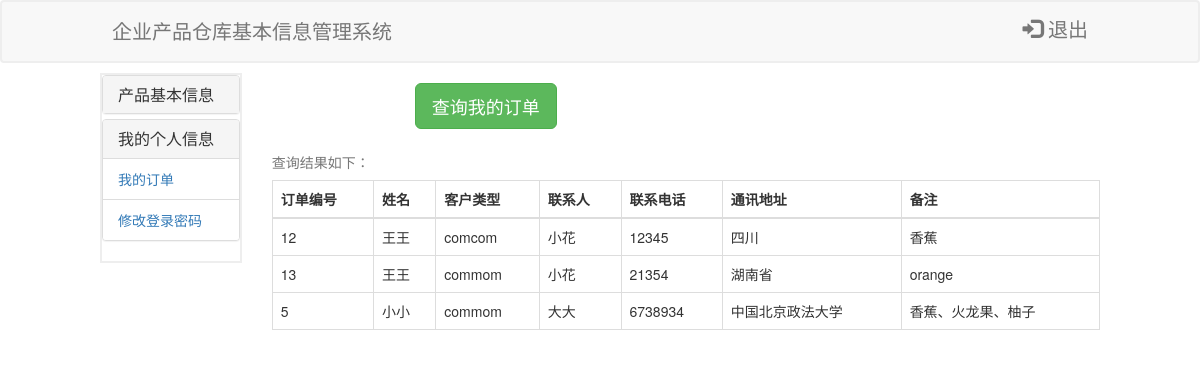
The page /work/clients/php/user_find.php (signed in) on the database its author committed.
### tables this page shows
CREATE TABLE `clients` (
  `cid` int(20) NOT NULL AUTO_INCREMENT,
  `cno` varchar(20) NOT NULL,
  `cname` varchar(20) NOT NULL,
  `type` varchar(20) NOT NULL,
  `contact` varchar(20) NOT NULL,
  `phone` varchar(20) NOT NULL,
  `address` varchar(100) NOT NULL,
  `cremarks` text NOT NULL,
  PRIMARY KEY (`cid`) USING BTREE
);

### work/clients/php/user_find.php (the view, shortened to what this page needs)
<!DOCTYPE html>
<html>
<head>
<head>
    <link href="https://cdn.bootcss.com/bootstrap/3.3.7/css/bootstrap.min.css" rel="stylesheet">
    <link href="https://cdn.bootcss.com/font-awesome/4.7.0/css/font-awesome.min.css" rel="stylesheet">
    <link rel="stylesheet" type="text/css" href="../../user/css/style.css">
</head>
<body>
    <nav class="navbar navbar-default" role="navigation">
        <div class="container-fluid">
            <div class="navbar-header">
                <a href="../../user/html/index.html"><p class="navbar-text">企业产品仓库基本信息管理系统</p></a>
            </div>
            <div>
	        	<ul class="nav navbar-nav navbar-right">
                	<li><a href="../../home/html/index.html"><span class="glyphicon glyphicon-log-in"></span> 退出</a></li>
            	</ul>
	    	</div>
        </div>
    </nav>
    <div class="row wrapper">
		<div class="my-container">
			<div class="col-md-2">
				<div class="container-left">
					<div class="panel-group" id="accordion">
					    <div class="panel panel-default">
					        <div class="panel-heading">
					            <h4 class="panel-title">
					                <a data-toggle="collapse" data-parent="#accordion"
					                href="#collapseOne">
					                产品基本信息
					                </a>
					            </h4>
					        </div>
					    </div>
					    <div class="panel panel-default">
					        <div class="panel-heading">
					            <h4 class="panel-title">
					                <a data-toggle="collapse" data-parent="#accordion"
					                href="#collapseTwo">
					                我的个人信息
					            </a>
					            </h4>
					        </div>
					        <div id="collapseTwo" class="panel-collapse collapse in">
					        	<ul class="list-group">
								    <li class="list-group-item"><a href="../html/user_find.html">我的订单</a></li>
								    <li class="list-group-item"><a href="../../user/html/alter_psw.html">修改登录密码</a></li>
								</ul>
					        </div>
					    </div>
					</div>
				</div>
			</div>
			<div class="col-md-10">
				<div class="container-right">
					<form class="form-horizontal" role="form" action="user_find.php">
			  				<div class="form-group">
						    <div class="col-sm-offset-2 col-sm-3">
						      <button type="submit" class="btn btn-success btn-lg ">查询我的订单</button>
						    </div>
						  </div>
					</form>
<?php
    $link=mysqli_connect("localhost","root","","database");
    mysqli_query($link,"SET NAMES utf8");
    $cno=$_COOKIE["uno"];
 	$sql="SELECT cid,cname,type,contact,phone,address,cremarks FROM clients WHERE cno='$cno';";
    $result=mysqli_query($link,$sql);
    if(mysqli_num_rows($result)== 0)
    {
        echo "<script type='text/javascript'> alert('您没有订单信息'); history.back();</script>";
    }
    else
    {
?>
                <table class="table table-bordered table-hover">
                      <caption>查询结果如下：</caption>
                      <thead>
                        <tr>
                          <th>订单编号</th>
                          <th>姓名</th>
                          <th>客户类型</th>
                          <th>联系人</th>
                          <th>联系电话</th>
                          <th>通讯地址</th>
                          <th>备注</th>
                        </tr>
                      </thead>
                      <tbody >
<?php
            while($row = mysqli_fetch_assoc($result))
            {
?>
                        <tr>
                            <td><?php echo $row["cid"]; ?></td>
                            <td><?php echo $row["cname"]; ?></td>
                            <td><?php echo $row["type"]; ?></td>
                            <td><?php echo $row["contact"]; ?></td>
                            <td><?php echo $row["phone"]; ?></td>
                            <td><?php echo $row["address"]; ?></td>
                            <td><?php echo $row["cremarks"]; ?></td>
                        </tr>
<?php
            }
?>
                       </tbody>
                </table>
<?php
    }
?>
</body>
</html>

### work/user/css/style.css (style rules this page uses)
.container-fluid { margin-left: 80px; }
.navbar { font-size: 20px; margin-bottom: 0; border: 2px solid #EEE; }
.navbar-header { font-size:20px; }
.navbar-right { margin-right: 80px; }
.wrapper { padding: 0 100px; }
.container-left { margin-top:10px; border:2px solid #EEE; }
.container-right { margin-top: 20px; }

### rows shown on the page
clients: cid "12", cname "王王", type "comcom", contact "小花", phone "12345", address "四川", cremarks "香蕉"
clients: cid "13", cname "王王", type "commom", contact "小花", phone "21354", address "湖南省", cremarks "orange"
clients: cid "5", cname "小小", type "commom", contact "大大", phone "6738934", address "中国北京政法大学", cremarks "香蕉、火龙果、柚子"
